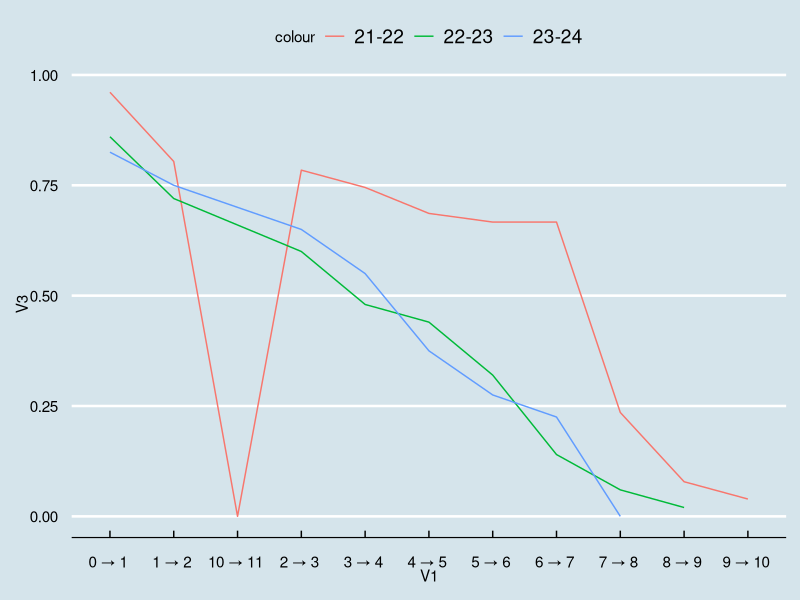
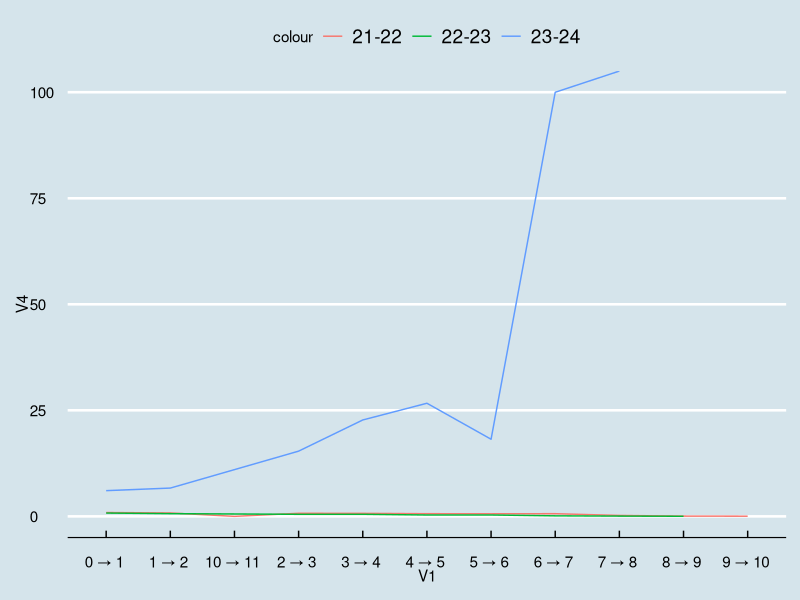

R code for these plots, in order:

library(ggplot2)
library(ggthemes)

data.21.22 <- read.csv("data-raw/drop-objetivos-21-22.csv",header=F,sep=";")
data.22.23 <- read.csv("data-raw/drop-objetivos-22-23.csv",header=F,sep=";")
data.23.24 <- read.csv("data-raw/drop-objetivos-23-24.csv",header=F,sep=";")
#
ggplot(data.21.22,aes(x=V1,y=V3,group=1,color="21-22"))+geom_line()+geom_line(data=data.22.23,aes(x=V1,y=V3,group=2,color="22-23"))+geom_line(data=data.23.24,aes(x=V1,y=V3,group=2,color="23-24"))+theme_economist()

ggplot(data.21.22,aes(x=V1,y=V4,group=1,color="21-22"))+geom_line()+geom_line(data=data.22.23,aes(x=V1,y=V4,group=2,color="22-23"))+geom_line(data=data.23.24,aes(x=V1,y=V4,group=2,color="23-24"))+theme_economist()

